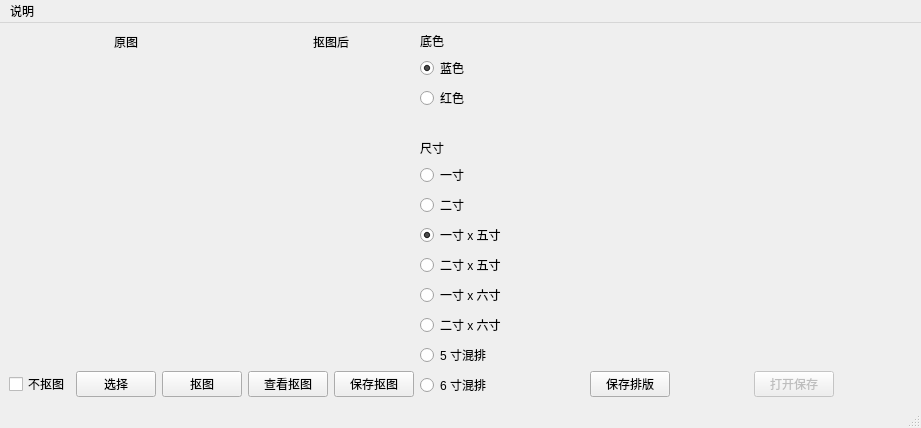
<?xml version="1.0" encoding="UTF-8"?>
<ui version="4.0">
 <class>MainWindow</class>
 <widget class="QMainWindow" name="MainWindow">
  <property name="geometry">
   <rect>
    <x>0</x>
    <y>0</y>
    <width>887</width>
    <height>428</height>
   </rect>
  </property>
  <property name="windowTitle">
   <string>照片抠图及证件照制作</string>
  </property>
  <widget class="QWidget" name="centralwidget">
   <layout class="QHBoxLayout" name="horizontalLayout_6" stretch="0,0,0,4">
    <item>
     <layout class="QVBoxLayout" name="verticalLayout" stretch="0,4,0">
      <item>
       <layout class="QHBoxLayout" name="horizontalLayout">
        <item>
         <spacer name="horizontalSpacer">
          <property name="orientation">
           <enum>Qt::Horizontal</enum>
          </property>
          <property name="sizeHint" stdset="0">
           <size>
            <width>40</width>
            <height>20</height>
           </size>
          </property>
         </spacer>
        </item>
        <item>
         <widget class="QLabel" name="label">
          <property name="text">
           <string>原图</string>
          </property>
         </widget>
        </item>
        <item>
         <spacer name="horizontalSpacer_2">
          <property name="orientation">
           <enum>Qt::Horizontal</enum>
          </property>
          <property name="sizeHint" stdset="0">
           <size>
            <width>40</width>
            <height>20</height>
           </size>
          </property>
         </spacer>
        </item>
       </layout>
      </item>
      <item>
       <widget class="QLabel" name="originLabel">
        <property name="text">
         <string/>
        </property>
       </widget>
      </item>
      <item>
       <layout class="QHBoxLayout" name="horizontalLayout_2">
        <item>
         <spacer name="horizontalSpacer_3">
          <property name="orientation">
           <enum>Qt::Horizontal</enum>
          </property>
          <property name="sizeHint" stdset="0">
           <size>
            <width>40</width>
            <height>20</height>
           </size>
          </property>
         </spacer>
        </item>
        <item>
         <spacer name="horizontalSpacer_16">
          <property name="orientation">
           <enum>Qt::Horizontal</enum>
          </property>
          <property name="sizeHint" stdset="0">
           <size>
            <width>40</width>
            <height>20</height>
           </size>
          </property>
         </spacer>
        </item>
        <item>
         <widget class="QCheckBox" name="checkBox">
          <property name="text">
           <string>不抠图</string>
          </property>
         </widget>
        </item>
        <item>
         <widget class="QPushButton" name="pushButton">
          <property name="text">
           <string>选择</string>
          </property>
         </widget>
        </item>
        <item>
         <spacer name="horizontalSpacer_5">
          <property name="orientation">
           <enum>Qt::Horizontal</enum>
          </property>
          <property name="sizeHint" stdset="0">
           <size>
            <width>40</width>
            <height>20</height>
           </size>
          </property>
         </spacer>
        </item>
        <item>
         <spacer name="horizontalSpacer_14">
          <property name="orientation">
           <enum>Qt::Horizontal</enum>
          </property>
          <property name="sizeHint" stdset="0">
           <size>
            <width>40</width>
            <height>20</height>
           </size>
          </property>
         </spacer>
        </item>
        <item>
         <widget class="QPushButton" name="removeButton">
          <property name="text">
           <string>抠图</string>
          </property>
         </widget>
        </item>
        <item>
         <spacer name="horizontalSpacer_15">
          <property name="orientation">
           <enum>Qt::Horizontal</enum>
          </property>
          <property name="sizeHint" stdset="0">
           <size>
            <width>40</width>
            <height>20</height>
           </size>
          </property>
         </spacer>
        </item>
        <item>
         <spacer name="horizontalSpacer_4">
          <property name="orientation">
           <enum>Qt::Horizontal</enum>
          </property>
          <property name="sizeHint" stdset="0">
           <size>
            <width>40</width>
            <height>20</height>
           </size>
          </property>
         </spacer>
        </item>
       </layout>
      </item>
     </layout>
    </item>
    <item>
     <layout class="QVBoxLayout" name="verticalLayout_2" stretch="0,4,0">
      <item>
       <layout class="QHBoxLayout" name="horizontalLayout_4">
        <item>
         <spacer name="horizontalSpacer_6">
          <property name="orientation">
           <enum>Qt::Horizontal</enum>
          </property>
          <property name="sizeHint" stdset="0">
           <size>
            <width>40</width>
            <height>20</height>
           </size>
          </property>
         </spacer>
        </item>
        <item>
         <widget class="QLabel" name="label_4">
          <property name="text">
           <string>抠图后</string>
          </property>
         </widget>
        </item>
        <item>
         <spacer name="horizontalSpacer_7">
          <property name="orientation">
           <enum>Qt::Horizontal</enum>
          </property>
          <property name="sizeHint" stdset="0">
           <size>
            <width>40</width>
            <height>20</height>
           </size>
          </property>
         </spacer>
        </item>
       </layout>
      </item>
      <item>
       <widget class="QLabel" name="removeBGLabel">
        <property name="text">
         <string/>
        </property>
       </widget>
      </item>
      <item>
       <layout class="QHBoxLayout" name="horizontalLayout_3">
        <item>
         <spacer name="horizontalSpacer_8">
          <property name="orientation">
           <enum>Qt::Horizontal</enum>
          </property>
          <property name="sizeHint" stdset="0">
           <size>
            <width>40</width>
            <height>20</height>
           </size>
          </property>
         </spacer>
        </item>
        <item>
         <widget class="QPushButton" name="previewPushButton">
          <property name="text">
           <string>查看抠图</string>
          </property>
         </widget>
        </item>
        <item>
         <spacer name="horizontalSpacer_9">
          <property name="orientation">
           <enum>Qt::Horizontal</enum>
          </property>
          <property name="sizeHint" stdset="0">
           <size>
            <width>40</width>
            <height>20</height>
           </size>
          </property>
         </spacer>
        </item>
        <item>
         <widget class="QPushButton" name="saveResultpushButton">
          <property name="text">
           <string>保存抠图</string>
          </property>
         </widget>
        </item>
        <item>
         <spacer name="horizontalSpacer_10">
          <property name="orientation">
           <enum>Qt::Horizontal</enum>
          </property>
          <property name="sizeHint" stdset="0">
           <size>
            <width>40</width>
            <height>20</height>
           </size>
          </property>
         </spacer>
        </item>
       </layout>
      </item>
     </layout>
    </item>
    <item>
     <layout class="QVBoxLayout" name="verticalLayout_5">
      <item>
       <layout class="QVBoxLayout" name="verticalLayout_4">
        <item>
         <widget class="QLabel" name="label_6">
          <property name="text">
           <string>底色</string>
          </property>
         </widget>
        </item>
        <item>
         <widget class="QRadioButton" name="blueRadioButton">
          <property name="text">
           <string>蓝色</string>
          </property>
          <property name="checked">
           <bool>true</bool>
          </property>
          <attribute name="buttonGroup">
           <string notr="true">colorButtonGroup</string>
          </attribute>
         </widget>
        </item>
        <item>
         <widget class="QRadioButton" name="redRadioButton">
          <property name="text">
           <string>红色</string>
          </property>
          <attribute name="buttonGroup">
           <string notr="true">colorButtonGroup</string>
          </attribute>
         </widget>
        </item>
       </layout>
      </item>
      <item>
       <spacer name="verticalSpacer">
        <property name="orientation">
         <enum>Qt::Vertical</enum>
        </property>
        <property name="sizeHint" stdset="0">
         <size>
          <width>20</width>
          <height>50</height>
         </size>
        </property>
       </spacer>
      </item>
      <item>
       <layout class="QVBoxLayout" name="verticalLayout_3">
        <item>
         <widget class="QLabel" name="label_7">
          <property name="text">
           <string>尺寸</string>
          </property>
         </widget>
        </item>
        <item>
         <widget class="QRadioButton" name="oneRadioButton_4">
          <property name="text">
           <string>一寸</string>
          </property>
          <property name="checked">
           <bool>true</bool>
          </property>
          <attribute name="buttonGroup">
           <string notr="true">sizeButtonGroup</string>
          </attribute>
         </widget>
        </item>
        <item>
         <widget class="QRadioButton" name="oneRadioButton_5">
          <property name="text">
           <string>二寸</string>
          </property>
          <property name="checked">
           <bool>true</bool>
          </property>
          <attribute name="buttonGroup">
           <string notr="true">sizeButtonGroup</string>
          </attribute>
         </widget>
        </item>
        <item>
         <widget class="QRadioButton" name="oneRadioButton">
          <property name="text">
           <string>一寸 x 五寸</string>
          </property>
          <property name="checked">
           <bool>true</bool>
          </property>
          <attribute name="buttonGroup">
           <string notr="true">sizeButtonGroup</string>
          </attribute>
         </widget>
        </item>
        <item>
         <widget class="QRadioButton" name="radioButton_4">
          <property name="text">
           <string>二寸 x 五寸</string>
          </property>
          <attribute name="buttonGroup">
           <string notr="true">sizeButtonGroup</string>
          </attribute>
         </widget>
        </item>
        <item>
         <widget class="QRadioButton" name="oneRadioButton_2">
          <property name="text">
           <string>一寸 x 六寸</string>
          </property>
          <attribute name="buttonGroup">
           <string notr="true">sizeButtonGroup</string>
          </attribute>
         </widget>
        </item>
        <item>
         <widget class="QRadioButton" name="radioButton_5">
          <property name="text">
           <string>二寸 x 六寸</string>
          </property>
          <attribute name="buttonGroup">
           <string notr="true">sizeButtonGroup</string>
          </attribute>
         </widget>
        </item>
        <item>
         <widget class="QRadioButton" name="oneRadioButton_3">
          <property name="text">
           <string>5 寸混排</string>
          </property>
          <attribute name="buttonGroup">
           <string notr="true">sizeButtonGroup</string>
          </attribute>
         </widget>
        </item>
        <item>
         <widget class="QRadioButton" name="radioButton_6">
          <property name="text">
           <string>6 寸混排</string>
          </property>
          <attribute name="buttonGroup">
           <string notr="true">sizeButtonGroup</string>
          </attribute>
         </widget>
        </item>
       </layout>
      </item>
     </layout>
    </item>
    <item>
     <layout class="QVBoxLayout" name="verticalLayout_6" stretch="5,0">
      <item>
       <widget class="QLabel" name="IndesignLabel">
        <property name="minimumSize">
         <size>
          <width>400</width>
          <height>0</height>
         </size>
        </property>
        <property name="text">
         <string/>
        </property>
       </widget>
      </item>
      <item>
       <layout class="QHBoxLayout" name="horizontalLayout_5">
        <item>
         <spacer name="horizontalSpacer_11">
          <property name="orientation">
           <enum>Qt::Horizontal</enum>
          </property>
          <property name="sizeHint" stdset="0">
           <size>
            <width>40</width>
            <height>20</height>
           </size>
          </property>
         </spacer>
        </item>
        <item>
         <widget class="QPushButton" name="pushButton_5">
          <property name="text">
           <string>保存排版</string>
          </property>
         </widget>
        </item>
        <item>
         <spacer name="horizontalSpacer_12">
          <property name="orientation">
           <enum>Qt::Horizontal</enum>
          </property>
          <property name="sizeHint" stdset="0">
           <size>
            <width>40</width>
            <height>20</height>
           </size>
          </property>
         </spacer>
        </item>
        <item>
         <widget class="QPushButton" name="openPushButton">
          <property name="enabled">
           <bool>false</bool>
          </property>
          <property name="text">
           <string>打开保存</string>
          </property>
         </widget>
        </item>
        <item>
         <spacer name="horizontalSpacer_13">
          <property name="orientation">
           <enum>Qt::Horizontal</enum>
          </property>
          <property name="sizeHint" stdset="0">
           <size>
            <width>40</width>
            <height>20</height>
           </size>
          </property>
         </spacer>
        </item>
       </layout>
      </item>
     </layout>
    </item>
   </layout>
  </widget>
  <widget class="QMenuBar" name="menubar">
   <property name="geometry">
    <rect>
     <x>0</x>
     <y>0</y>
     <width>887</width>
     <height>23</height>
    </rect>
   </property>
   <widget class="QMenu" name="menu">
    <property name="title">
     <string>说明</string>
    </property>
    <addaction name="helpAction"/>
    <addaction name="declareAction"/>
    <addaction name="aboutAction"/>
   </widget>
   <addaction name="menu"/>
  </widget>
  <widget class="QStatusBar" name="statusbar"/>
  <action name="helpAction">
   <property name="text">
    <string>操作说明</string>
   </property>
  </action>
  <action name="declareAction">
   <property name="text">
    <string>声明</string>
   </property>
  </action>
  <action name="aboutAction">
   <property name="text">
    <string>关于</string>
   </property>
  </action>
 </widget>
 <resources/>
 <connections>
  <connection>
   <sender>colorButtonGroup</sender>
   <signal>buttonClicked(int)</signal>
   <receiver>MainWindow</receiver>
   <slot>colorSelectAction()</slot>
   <hints>
    <hint type="sourcelabel">
     <x>-1</x>
     <y>-1</y>
    </hint>
    <hint type="destinationlabel">
     <x>551</x>
     <y>253</y>
    </hint>
   </hints>
  </connection>
  <connection>
   <sender>pushButton</sender>
   <signal>clicked()</signal>
   <receiver>MainWindow</receiver>
   <slot>selectPhotoAction()</slot>
   <hints>
    <hint type="sourcelabel">
     <x>91</x>
     <y>394</y>
    </hint>
    <hint type="destinationlabel">
     <x>76</x>
     <y>586</y>
    </hint>
   </hints>
  </connection>
  <connection>
   <sender>removeButton</sender>
   <signal>clicked()</signal>
   <receiver>MainWindow</receiver>
   <slot>removeBackgroundAction()</slot>
   <hints>
    <hint type="sourcelabel">
     <x>255</x>
     <y>394</y>
    </hint>
    <hint type="destinationlabel">
     <x>176</x>
     <y>616</y>
    </hint>
   </hints>
  </connection>
  <connection>
   <sender>previewPushButton</sender>
   <signal>clicked()</signal>
   <receiver>MainWindow</receiver>
   <slot>amplifyAction()</slot>
   <hints>
    <hint type="sourcelabel">
     <x>358</x>
     <y>394</y>
    </hint>
    <hint type="destinationlabel">
     <x>326</x>
     <y>632</y>
    </hint>
   </hints>
  </connection>
  <connection>
   <sender>saveResultpushButton</sender>
   <signal>clicked()</signal>
   <receiver>MainWindow</receiver>
   <slot>saveRemoveResultAction()</slot>
   <hints>
    <hint type="sourcelabel">
     <x>445</x>
     <y>394</y>
    </hint>
    <hint type="destinationlabel">
     <x>456</x>
     <y>587</y>
    </hint>
   </hints>
  </connection>
  <connection>
   <sender>pushButton_5</sender>
   <signal>clicked()</signal>
   <receiver>MainWindow</receiver>
   <slot>saveDesignResultAction()</slot>
   <hints>
    <hint type="sourcelabel">
     <x>633</x>
     <y>394</y>
    </hint>
    <hint type="destinationlabel">
     <x>804</x>
     <y>592</y>
    </hint>
   </hints>
  </connection>
  <connection>
   <sender>sizeButtonGroup</sender>
   <signal>buttonClicked(int)</signal>
   <receiver>MainWindow</receiver>
   <slot>sizeSelectAction()</slot>
   <hints>
    <hint type="sourcelabel">
     <x>-1</x>
     <y>-1</y>
    </hint>
    <hint type="destinationlabel">
     <x>551</x>
     <y>253</y>
    </hint>
   </hints>
  </connection>
  <connection>
   <sender>helpAction</sender>
   <signal>triggered()</signal>
   <receiver>MainWindow</receiver>
   <slot>helpAction()</slot>
   <hints>
    <hint type="sourcelabel">
     <x>-1</x>
     <y>-1</y>
    </hint>
    <hint type="destinationlabel">
     <x>443</x>
     <y>213</y>
    </hint>
   </hints>
  </connection>
  <connection>
   <sender>aboutAction</sender>
   <signal>triggered()</signal>
   <receiver>MainWindow</receiver>
   <slot>aboutAction()</slot>
   <hints>
    <hint type="sourcelabel">
     <x>-1</x>
     <y>-1</y>
    </hint>
    <hint type="destinationlabel">
     <x>443</x>
     <y>213</y>
    </hint>
   </hints>
  </connection>
  <connection>
   <sender>declareAction</sender>
   <signal>triggered()</signal>
   <receiver>MainWindow</receiver>
   <slot>declareAction()</slot>
   <hints>
    <hint type="sourcelabel">
     <x>-1</x>
     <y>-1</y>
    </hint>
    <hint type="destinationlabel">
     <x>443</x>
     <y>213</y>
    </hint>
   </hints>
  </connection>
  <connection>
   <sender>openPushButton</sender>
   <signal>clicked()</signal>
   <receiver>MainWindow</receiver>
   <slot>openSaveAction()</slot>
   <hints>
    <hint type="sourcelabel">
     <x>753</x>
     <y>389</y>
    </hint>
    <hint type="destinationlabel">
     <x>752</x>
     <y>562</y>
    </hint>
   </hints>
  </connection>
  <connection>
   <sender>checkBox</sender>
   <signal>clicked(bool)</signal>
   <receiver>MainWindow</receiver>
   <slot>noRemoveAction()</slot>
   <hints>
    <hint type="sourcelabel">
     <x>58</x>
     <y>388</y>
    </hint>
    <hint type="destinationlabel">
     <x>58</x>
     <y>514</y>
    </hint>
   </hints>
  </connection>
 </connections>
 <slots>
  <slot>selectPhotoAction()</slot>
  <slot>removeBackgroundAction()</slot>
  <slot>amplifyAction()</slot>
  <slot>saveRemoveResultAction()</slot>
  <slot>saveDesignResultAction()</slot>
  <slot>printPhotoAction()</slot>
  <slot>colorSelectAction()</slot>
  <slot>sizeSelectAction()</slot>
  <slot>helpAction()</slot>
  <slot>aboutAction()</slot>
  <slot>declareAction()</slot>
  <slot>openSaveAction()</slot>
  <slot>noRemoveAction()</slot>
 </slots>
 <buttongroups>
  <buttongroup name="sizeButtonGroup"/>
  <buttongroup name="colorButtonGroup"/>
 </buttongroups>
</ui>
